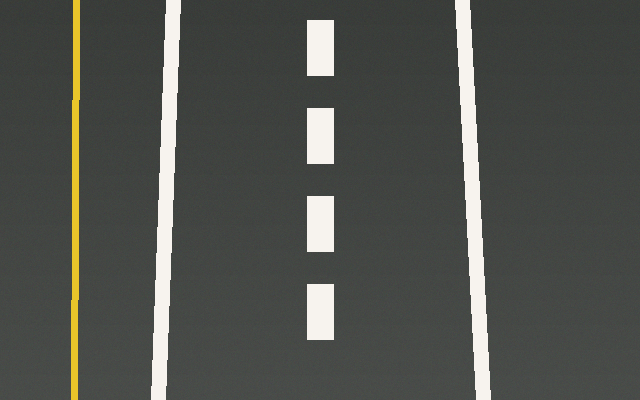
#> input picture exemplos_tp2/Filtragem_Espacial_Bordas_40_Exemplos_Independentes/dados/pista_bev.png, 640 x 400 px
$ python 27_comparar_molhado.py   (older library calls are emulated)
#> lines starting #> are read from the running program, lines starting #| are printed output that depends on the picture
"""
EXEMPLO 27 - Operadores sob reflexos sintéticos

O QUE ESTE CÓDIGO FAZ
Compara os quatro operadores na cena artificial com reflexos e ruído.

COMO O CÓDIGO FUNCIONA
Executa pipeline idêntico ao aplicado no cenário de referência.

POR QUE É IMPORTANTE NA DIREÇÃO AUTÔNOMA
Reflexos podem dominar o mapa de bordas e afetar localização de faixas.

COMO EXPLICAR AOS ALUNOS
Este exemplo representa uma etapa pequena de um pipeline de percepção. Observe a
imagem inicial, os valores numéricos apresentados no terminal e as imagens geradas.
Compare alterações de parâmetros mantendo as demais condições constantes.

ATIVIDADE PRÁTICA
Descreva quais artefatos foram destacados por cada operador.

COMO EXECUTAR
python exemplos/27_comparar_molhado.py

SAÍDA
Uma ou mais figuras ou métricas serão salvas automaticamente em saidas/.
O programa pode ser executado diretamente: as funções estão neste próprio arquivo.
"""

import argparse
import csv
import json
import time
from pathlib import Path
import cv2
import numpy as np
import matplotlib
matplotlib.use("Agg")
import matplotlib.pyplot as plt

# Cada exemplo contém suas próprias funções; NÃO utiliza apoio.py.
# A pasta dados guarda apenas imagens de entrada. É permitido executar
# os exemplos em qualquer ordem, diretamente ou no Google Colab.
BASE = Path(__file__).resolve().parent.parent
DADOS = BASE / "dados"
RESULTADOS = BASE / "saidas" / Path(__file__).stem
RESULTADOS.mkdir(parents=True, exist_ok=True)


def ler(nome="pista_bev.png", cinza=False):
    """Abre uma imagem com verificação explícita de existência."""
#> called with nome = 'pista_bev.png', cinza = False
    p = DADOS / nome
    imagem = cv2.imread(str(p), cv2.IMREAD_GRAYSCALE if cinza else cv2.IMREAD_COLOR)
#> imagem is the input picture: shape (400, 640, 3); mean B, G, R 77, 81.8, 79.7
    if imagem is None:
        raise FileNotFoundError(f"Imagem ausente: {p}. Execute o código com o ZIP extraído.")
    return imagem


def cinza(img):
    return cv2.cvtColor(img, cv2.COLOR_BGR2GRAY) if img.ndim == 3 else img


# [10 lines left out: function sombra, not called in this run]


def molhado(img):
    """CENÁRIO SINTÉTICO, não um teste com asfalto molhado real.
    Refrações/reflexos e variação tonal aproximam certos efeitos visuais.
    """
    h,w=img.shape[:2]
#> h = 400; w = 640
    a=(img.astype(np.float32)*.68).astype(np.uint8)
    overlay=np.zeros_like(a)
    cv2.ellipse(overlay,(int(w*.50),int(h*.73)),(int(w*.39),int(h*.1)),0,0,360,(175,181,189),-1)
    cv2.line(overlay,(int(w*.27),int(h*.57)),(int(w*.76),int(h*.89)),(255,235,226),6)
    cv2.line(overlay,(int(w*.47),int(h*.62)),(int(w*.66),int(h*.97)),(225,224,240),4)
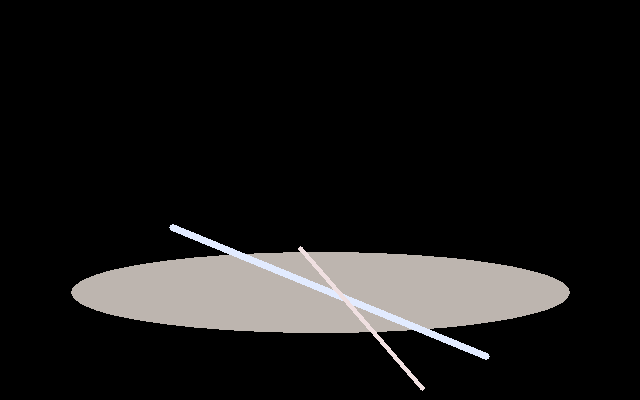
#> overlay: shape (400, 640, 3); mean of channels 0, 1, 2 23.5, 24, 25; drawn as B, G, R
    a=cv2.addWeighted(a,.83,overlay,.17,0)
    noise=np.random.default_rng(27).normal(0,6,a.shape)
    return np.clip(a.astype(np.float32)+noise,0,255).astype(np.uint8)


# [11 lines left out: functions selecionar_cena, normalize8, not called in this run]


def mostrar(paineis,titulos,nome="painel.png",colunas=3):
    """Salva painel, sem depender de janelas gráficas (compatível com Colab)."""
    n=len(paineis); linhas=(n+colunas-1)//colunas
    fig,ax=plt.subplots(linhas,colunas,figsize=(5*colunas,3.45*linhas),squeeze=False)
    for i, (im,t) in enumerate(zip(paineis,titulos)):
        a=ax.flat[i]
        if im.ndim==2: a.imshow(im,cmap="gray",vmin=0,vmax=255)
        else: a.imshow(cv2.cvtColor(im,cv2.COLOR_BGR2RGB))
        a.set_title(t,fontsize=11);a.axis("off")
    for a in ax.flat[n:]:a.axis("off")
    fig.tight_layout()
    p=RESULTADOS/nome
    fig.savefig(p,dpi=120,bbox_inches="tight");plt.close(fig)
    print("Figura gerada:",p)
    return p


def operadores(img):
    """Operadores com parâmetros fixos para uma comparação reproduzível.
    Sobel, LoG e DoG não são naturalmente binários; adotamos limiares
    explícitos para possibilitar a contagem de pixels. Os limiares não
    são universalmente ótimos; devem ser calibrados em outras cenas.
    """
    g=cinza(img)
    sx=cv2.Sobel(g,cv2.CV_64F,1,0,ksize=3)
    sy=cv2.Sobel(g,cv2.CV_64F,0,1,ksize=3)
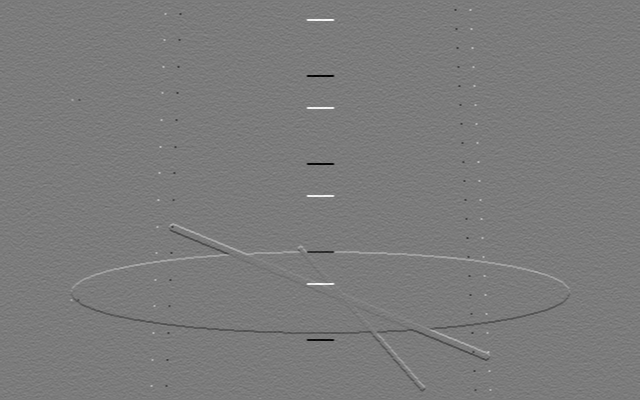
#> sy: shape (400, 640) float64; min -432, max 458, mean 0.2; drawn with min black and max white
    mag=np.hypot(sx,sy)
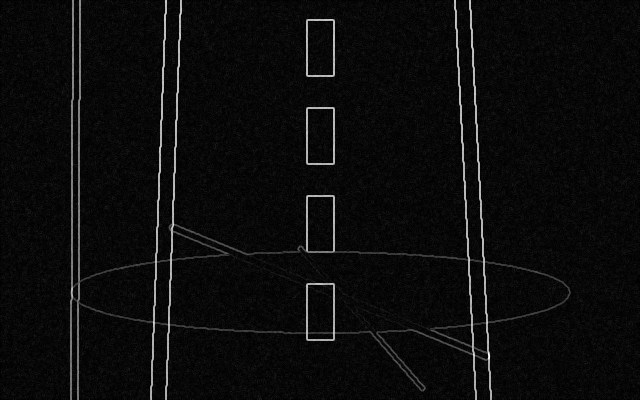
#> mag: shape (400, 640) float64; min 0, max 564.5, mean 27.5; drawn with min black and max white
    log=cv2.Laplacian(cv2.GaussianBlur(g,(5,5),1.2),cv2.CV_64F,ksize=3)
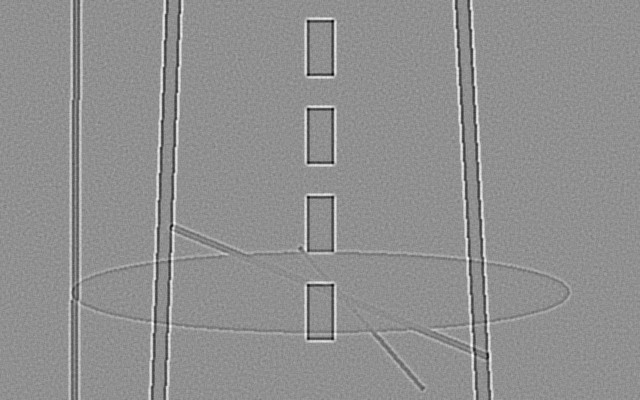
#> log: shape (400, 640) float64; min -120, max 92, mean 0; drawn with min black and max white
    ga=cv2.GaussianBlur(g,(0,0),1.0).astype(np.float32)
    gb=cv2.GaussianBlur(g,(0,0),2.2).astype(np.float32)
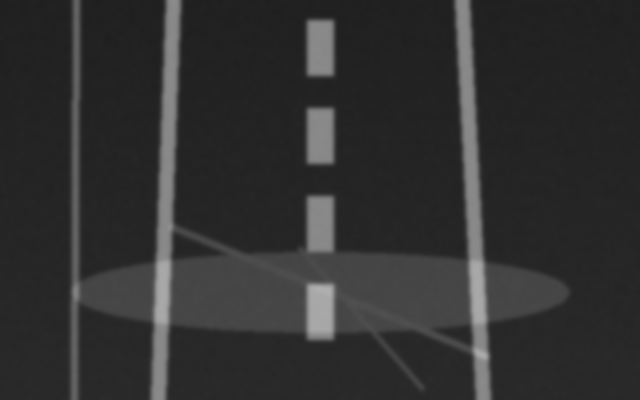
#> gb: shape (400, 640) float32; min 31, max 176, mean 48.8
    dog=np.abs(ga-gb)
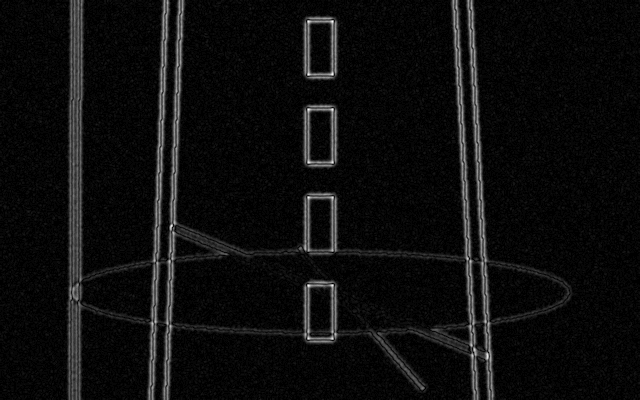
#> dog: shape (400, 640) float32; min 0, max 34, mean 1.8; drawn with min black and max white
    return {
        "Sobel":(np.uint8(mag>=95)*255,mag),
        "LoG":(np.uint8(np.abs(log)>=35)*255,np.abs(log)),
        "Canny 50/110":(cv2.Canny(g,50,110),None),
        "Canny 100/200":(cv2.Canny(g,100,200),None),
        "DoG":(np.uint8(dog>=7.5)*255,dog),
    }


# [37 lines left out: functions avaliacao, banco_direcional, tabela, not called in this run]


# ---------------- EXPERIMENTO DESTE EXEMPLO ----------------
i=molhado(ler());o=operadores(i);mostrar([i]+[v for v,_ in o.values()],["Reflexos"]+list(o),colunas=3);[print(k,np.count_nonzero(v)) for k,(v,_) in o.items()]
#> after `o = operadores(i)`: o = 5 items
#> in mostrar, `fig.savefig(p, dpi=120, bbox_inches='tight')`:
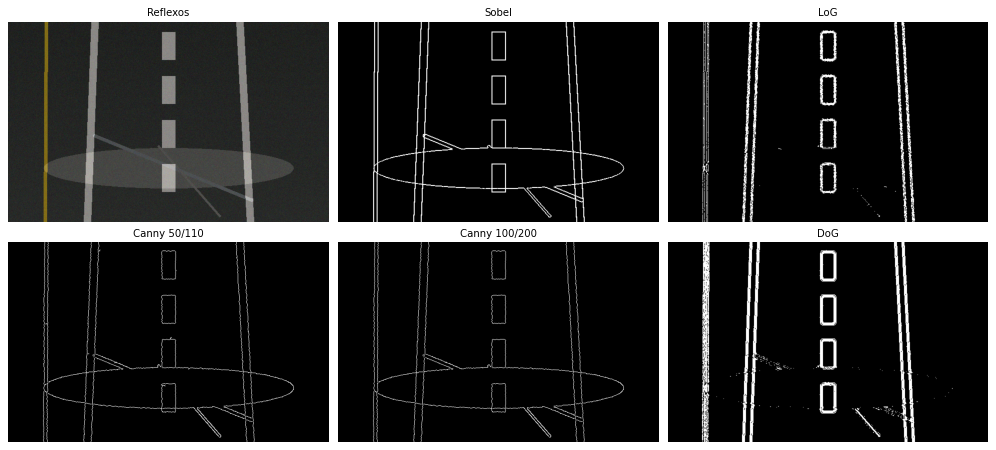
#> figure drawn by matplotlib, 6 panels

$ run again, with exemplos_tp2/Filtragem_Espacial_Bordas_40_Exemplos_Independentes/dados/pista_perspectiva.png copied over exemplos_tp2/Filtragem_Espacial_Bordas_40_Exemplos_Independentes/dados/pista_bev.png
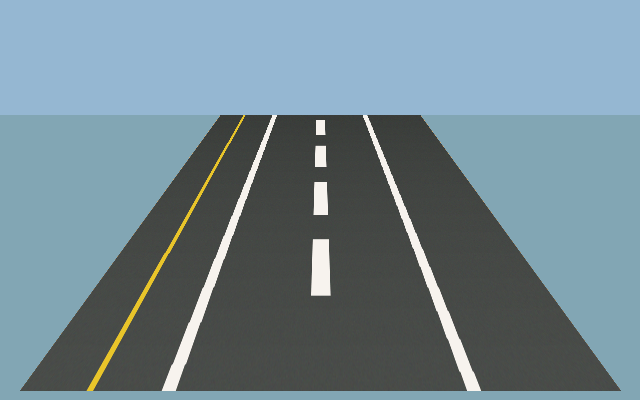
#> input picture exemplos_tp2/Filtragem_Espacial_Bordas_40_Exemplos_Independentes/dados/pista_perspectiva.png, 640 x 400 px
#> in ler, imagem is the input picture: shape (400, 640, 3); mean B, G, R 145.2, 135.6, 114.8
#> h = 400; w = 640
#> in operadores, `log=cv2.Laplacian(cv2.GaussianBlur(g,(5,5),1.2),cv2.CV_64F,ksize=3)`:
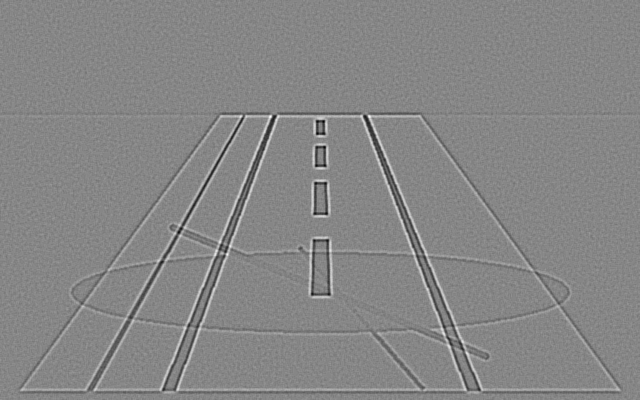
#> log: shape (400, 640) float64; min -118, max 106, mean 0; drawn with min black and max white
#> in operadores, `dog=np.abs(ga-gb)`:
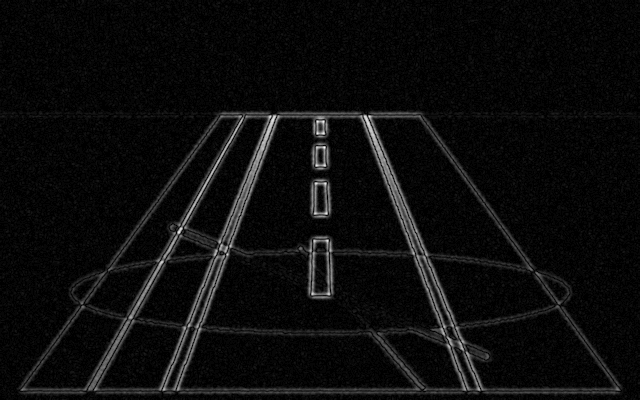
#> dog: shape (400, 640) float32; min 0, max 34, mean 1.7; drawn with min black and max white
#> o = 5 items
